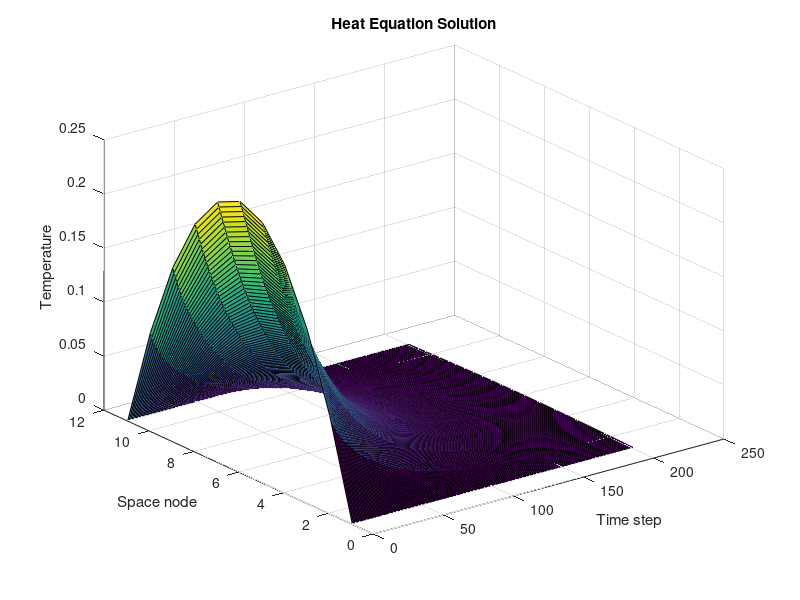

Recreate this plot in MATLAB.
L = 1;
T = 0.5;
C = 1;
N = 10;
M = 200;
h = L/N;
k = T/M;
lambda = k/(C*h^2);

x = 0:h:L;
u = zeros(N+1,M+1);
% Initial condition
for i=1:N+1
    u(i,1) =-x(i)*(x(i)-1);
end
% Boundary conditions
u(1,:) = 0;
u(N+1,:) = 0;
for j=1:M
    for i=2:N
        u(i,j+1) = (1-2*lambda)*u(i,j) + lambda*(u(i-1,j) + u(i+1,j));
    end
end
surf(u)
xlabel('Time step')
ylabel('Space node')
zlabel('Temperature')
title('Heat Equation Solution')
